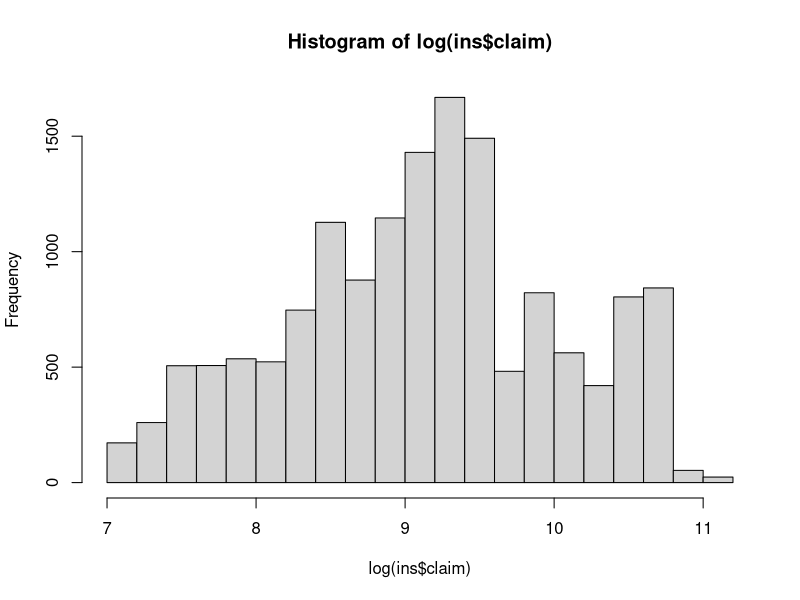
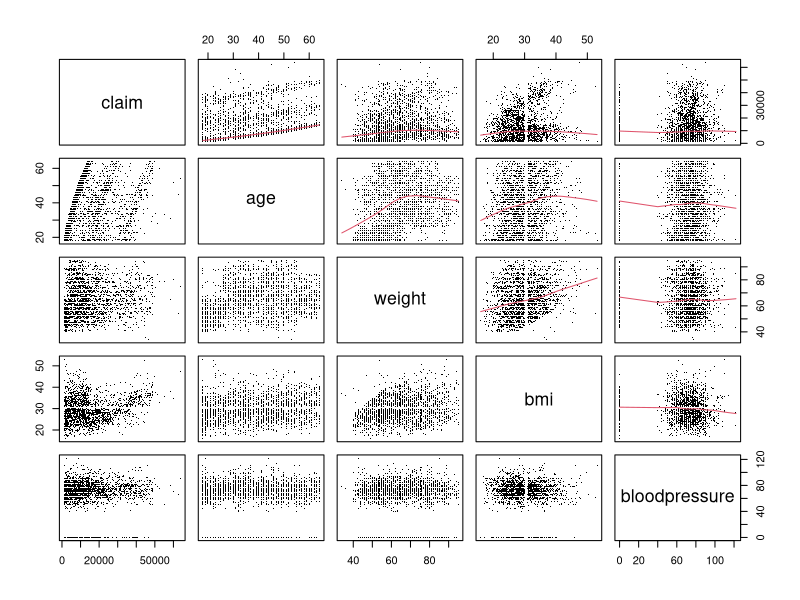
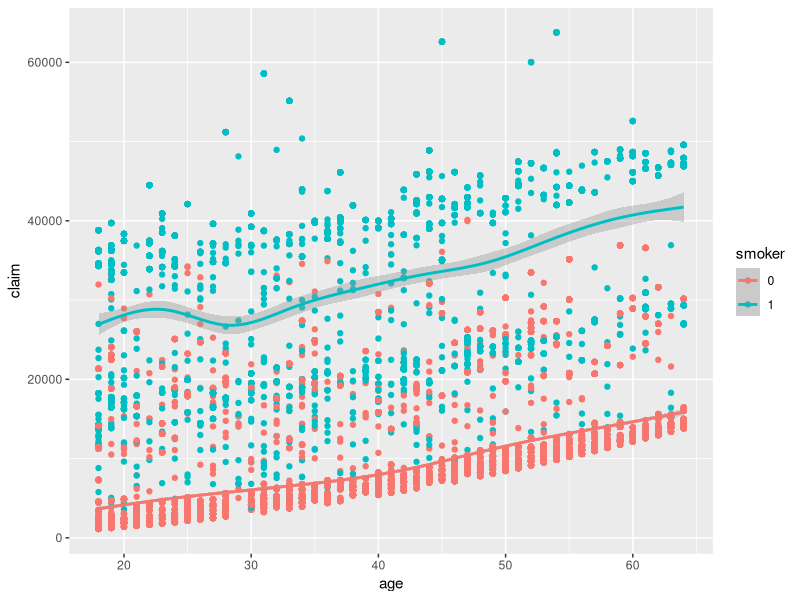
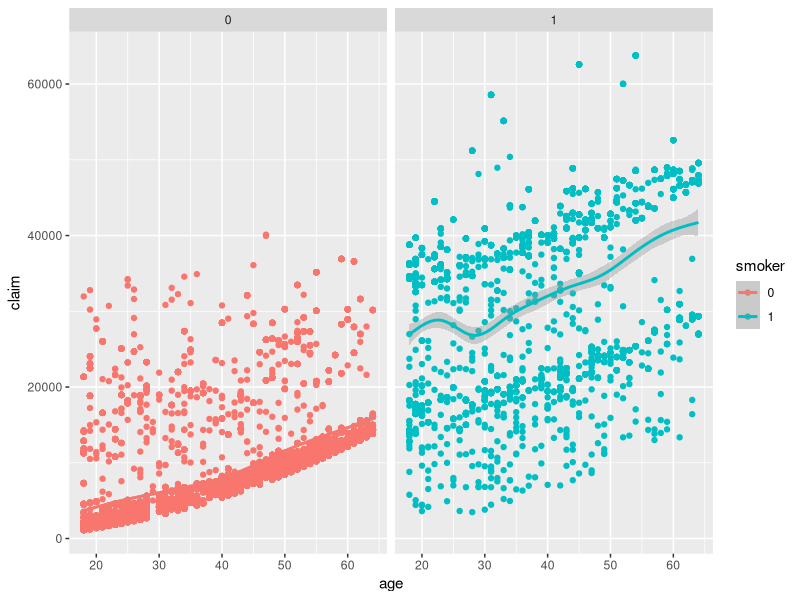
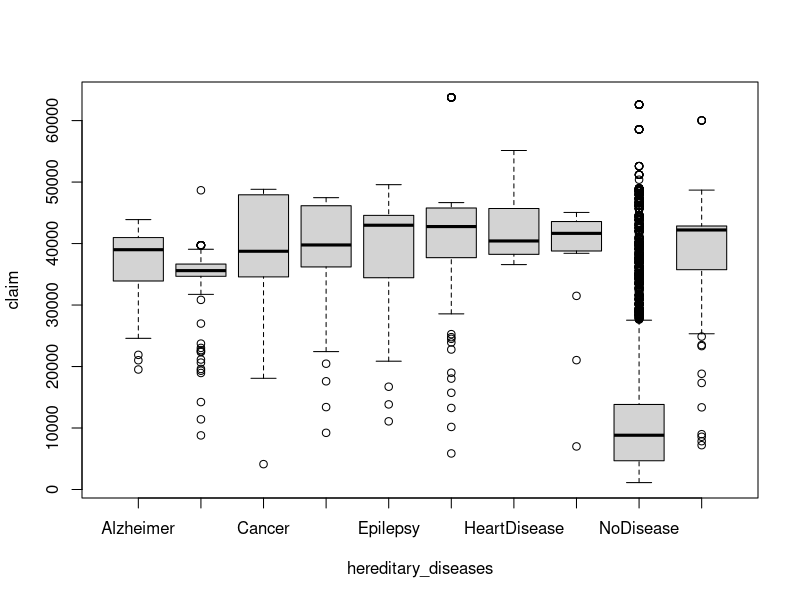
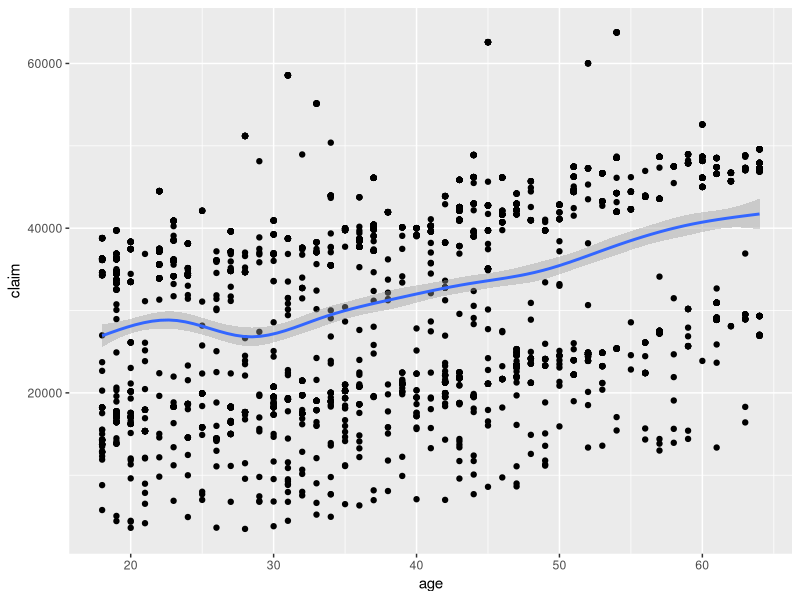

Here is the R script that generated these plots, in order:
## ---- chunk 1
knitr::opts_chunk$set(echo = TRUE, error=FALSE, warning=FALSE, include = F)
setwd("~/Switchdrive/SyncVM/ML1/proj")
library(ggplot2)
library(car) #for vif
library(multcomp) # for ghlv 
## ---- chunk 2
ins <- read.csv('ins.csv')
str(ins)
## ---- chunk 3

ins$sex <- as.factor(ins$sex)
ins$smoker <- as.factor(ins$smoker)
ins$hereditary_diseases <- as.factor(ins$hereditary_diseases)
ins$city <- as.factor(ins$city)
ins$diabetes <- as.factor(ins$diabetes)
ins$regular_ex <- as.factor(ins$regular_ex)
ins$job_title <- as.factor(ins$job_title)
## ---- chunk 4

hist(log(ins$claim))

## ---- chunk 5
str(ins)
## ---- chunk 6
pairs(claim ~ age+weight+bmi+bloodpressure ,
      data = ins,
      pch = ".",
      upper.panel = panel.smooth)
## ---- chunk 7
ggplot(ins, 
       mapping = aes(x = age,
                          y = claim,
                          color = smoker)) +
  geom_point() +
  geom_smooth()
## ---- chunk 8
ggplot(ins, 
       mapping = aes(x = age,
                     y = claim,
                     color = smoker)) +
  geom_point() +
  geom_smooth() +
  facet_wrap(. ~ smoker) 
## ---- chunk 9

lm0 <-  
  lm(claim ~ age + bmi, data = ins )

summary(lm0)

## ---- chunk 10

lm1 <-  update(lm0, .~. + regular_ex + smoker + diabetes, data = ins )
summary(lm1)

## ---- chunk 11

drop1(lm1, test = 'F')
## ---- chunk 12
lm2 <- update(lm1, .~. + weight + bloodpressure + job_title + hereditary_diseases)

summary(lm2)
## ---- chunk 13
drop1(lm2, test = 'F')
## ---- chunk 14

boxplot(claim ~ hereditary_diseases, data = ins)

## ---- chunk 15

test.tukey <- glht(lm2,
                      linfct = mcp(hereditary_diseases = "Tukey"))
summary(test.tukey)

#output is hided to save place
## ---- chunk 16
ins$has_disease = ifelse(ins$hereditary_diseases == "NoDisease", 0, 1)

lm3 <- update(lm2, .~. - hereditary_diseases + has_disease )

print(summary(lm3))
## ---- chunk 17
rmse <- function(model){
  round(sqrt(mean(model$residuals^2)),2)
  }

print(paste('RMSE of LM0',rmse(lm0)))
print(paste('RMSE of LM1',rmse(lm1)))
print(paste('RMSE of LM2',rmse(lm2)))

## ---- chunk 18
lm4 <- update(lm3, .~. - job_title )

print(summary(lm4))
print(rmse(lm4))
## ---- chunk 19

lm5 <- update(lm4, .~. + sex + city + no_of_dependents)
summary(lm5)

# str(summary(lm5))
# 
# lm5 <- update(lm4, .~. + sex + city + no_of_dependents)
# summary_lm5 <- summary(lm5)
# 
# # Show only the first 12 rows of the summary output
# head(summary_lm5$table, 12)

# coefficients <- coef(lm4)[1:9, c("Estimate", "Pr(>|t|)")]
# coefficients
# 
# coef(lm4)

## ---- chunk 20
drop1(lm5, test = 'F')
## ---- chunk 21
rmse(lm5)
## ---- chunk 22
lm6 <- update(lm5, .~. -sex -city)
summary(lm6)
## ---- chunk 23
vif(lm6)

## ---- chunk 24
lm7 <- update(lm6, .~. - weight - bloodpressure)
summary(lm7)
rmse(lm7)
## ---- chunk 25
summary(lm7)
print(rmse(lm1))
print(rmse(lm2))
print(rmse(lm3))
print(rmse(lm4))
print(rmse(lm5))
print(rmse(lm6))
print(rmse(lm7))
## ---- chunk 26
coefficients <- round(coef(lm7),0)


print(paste("claim =", coefficients["(Intercept)"], "+",
                          coefficients["age"], "* age +",
                          coefficients["bmi"], "* bmi +",
                          coefficients["regular_ex1"], "* regular_ex +",
                          coefficients["smoker1"], "* smoker +",
                          coefficients["diabetes1"], "* diabetes +",
                          coefficients["has_disease"], "* has_disease +",
                          coefficients["no_of_dependents"], "* no_of_dependents"))

## ---- chunk 27
smokers <- ins[ins$smoker == 1,]

str(smokers)

ggplot(smokers, 
       mapping = aes(x = age,
                     y = claim)) +
  geom_point() +
  geom_smooth()
## ---- chunk 28

clean_smokers <- na.omit(smokers)

#str(clean_smokers)


lm_smoker3 <-   lm(claim ~ bmi + regular_ex + diabetes + 
                    weight + bloodpressure + has_disease + poly(age, degree = 3), 
                  data = clean_smokers)

#summary(lm_smoker3)

p3 <- summary(lm_smoker3)$coefficients["poly(age, degree = 3)3", c("Pr(>|t|)")]

print(paste('p-value for third degree: ', round(p3,2)))

print(paste('RMSE of this model', rmse(lm_smoker3)))

## ---- chunk 29

lm_smoker2 <-   lm(claim ~ bmi + regular_ex + diabetes + 
                    weight + bloodpressure + has_disease + poly(age, degree = 2), 
                  data = clean_smokers)
#summary(lm_smoker2)
p2 <- summary(lm_smoker2)$coefficients["poly(age, degree = 2)2", c("Pr(>|t|)")]
print(paste('p-value for second degree: ', round(p2,2)))
print(paste('RMSE of model with second degree of age: ', rmse(lm_smoker2)))
## ---- chunk 30
drop1(lm_smoker2, test = 'F')

lm_smoker1 <-   lm(claim ~ bmi + regular_ex + diabetes + 
                    weight + bloodpressure + has_disease + age, 
                  data = clean_smokers)

summary(lm_smoker1)
rmse(lm_smoker1)
## ---- chunk 31
